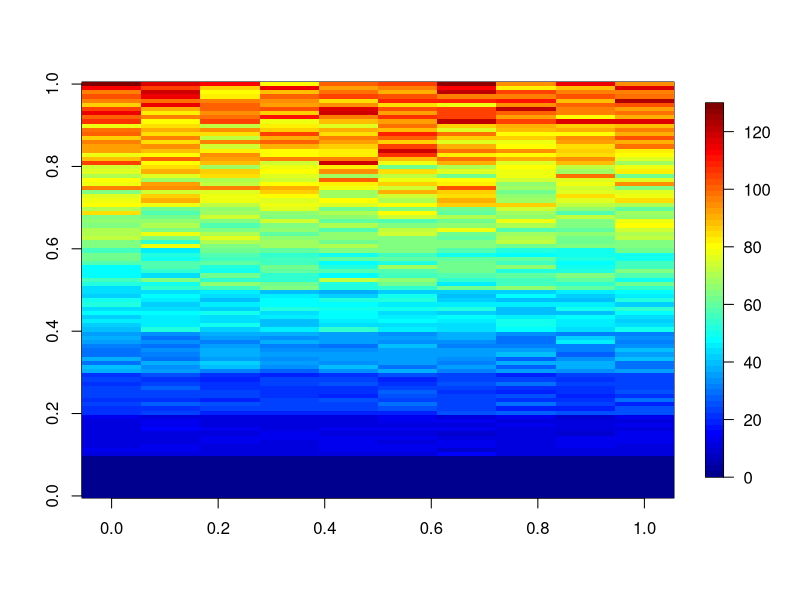
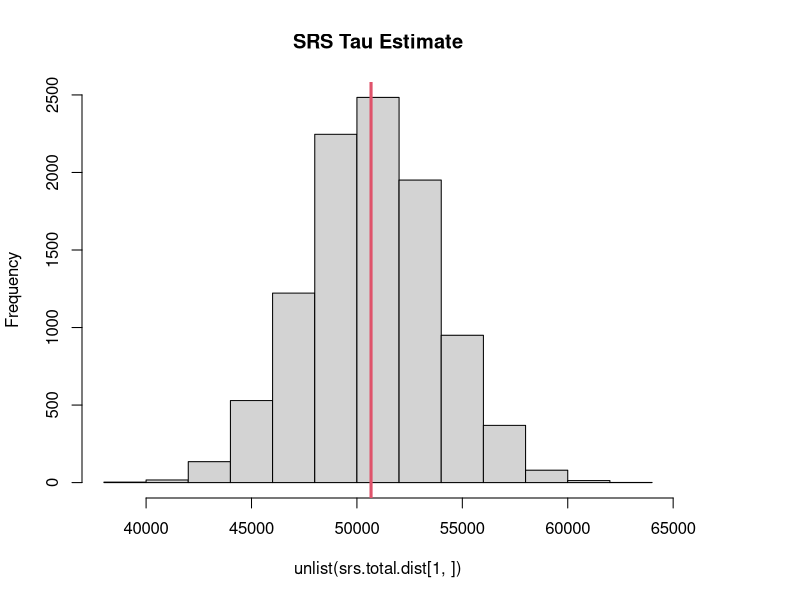
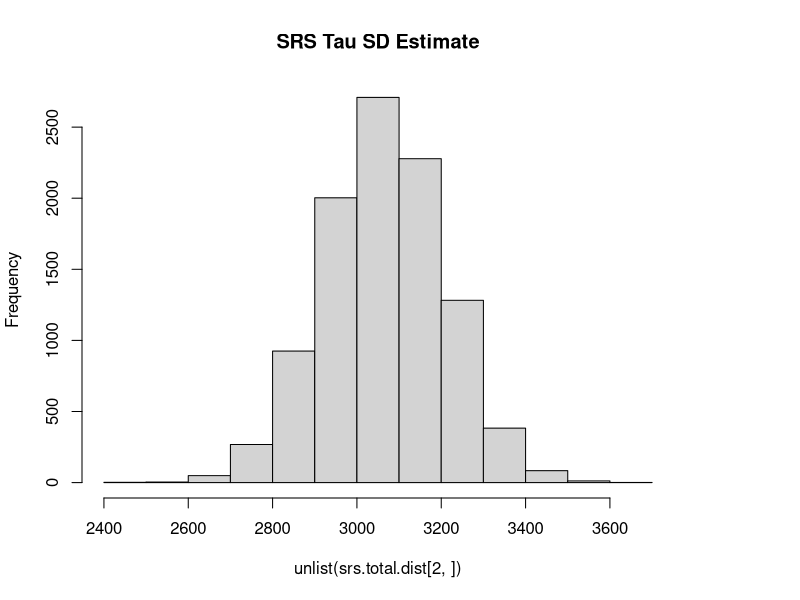

Source code (R) for these figures, in order: (Note: this script raises an error after producing the figures.)
#######################
#
# Compare SRS to Cluster to estimate total population size
#
########################

# Load package - not necessary for exercise

library(fields)

# We are interested in the total population size of fish

# In our system, there are 10 streams that we can divide each into 100 reaches/segments

# Thus, in total there are 10 x 100 sample units in a SRS sense.

# We expect the most deviation to occur across streams, rather than in them. Why is that? I don't know.
# Ask a fishy colleague. But that's our reality!

# We are going to cluster across streams - aggregate segments across streams.


# Simulate a true population
  x.max= 100 # stream reach
  y.max= 10 # streams

# Create matrix
  pop = matrix(0,x.max,y.max)


# Consider each stream has a different mean - thus focing the streams to vary in fish counts
  mu = seq(1,100,length.out=y.max)

# Loop over each stream and draw x.max random values from that specific mean
# log transform the mean and the exponentiate and round to make them counts 
# and to ensure values are never negative
for(j in 1:y.max){
  set.seed(143453543+j)
  pop[,j] = round(exp(rnorm(x.max,log(mu[j]),0.1)),digits=0)
}

# look at our population
pop
fields::image.plot(matrix((data=pop), ncol=100, nrow=10))

# Get true population parameters
  mu = mean(pop)
  mu
  tau = sum(pop)
  tau
  
  
###################################  
# Setup simulation  
  
# Total number of secondary sample units for SRS
  N = x.max*y.max
# Sample size of secondary units for SRS  
  n=100
  
# Total number of clusters  
  N.cluster = x.max
# Sample size of primary units  
  n.cluster = 10

# The same number of total units are sampled that necessitate fish counts - 100  
    
  
  
###################################
# SRS
  
#Number of simulated studies / replicate samples  
n.sim= 10000
  
# Create SRS function  
srs.fun = function(pop){
  
  # Get a sample of indices
  index=sample(1:(x.max*y.max),size=n)
  
  # Use those indices to get our population counts in each sample unit
  y = c(pop)[index]
  
  #Total estimate
  tau.est=mean(y)*N
  
  #Standard deviation of total 
  tau.sd=sqrt(N*(N-n)*(var(y)/n))

  list(tau.est=tau.est,
       tau.sd=tau.sd)
}

#replicate!!!!!
  srs.total.dist=replicate(n.sim, srs.fun(pop))
  
  rownames(srs.total.dist)  
  
hist(unlist(srs.total.dist[1,]),
     main="SRS Tau Estimate")
abline(v=tau,col=2,lwd=3)

hist(unlist(srs.total.dist[2,]),
     main="SRS Tau SD Estimate")
abline(v=sd(y)*N,col=2,lwd=3)
#check for bias on SD of

###################################

# Cluster
cluster.fun = function(pop){
  index=sample(1:x.max,size=n.cluster)
  
  y = pop[index,]

  y.sum = apply(y,1,sum)
  
  
  tau.est=N.cluster*mean(y.sum)

  #Standard deviation of total 
  var.primary= var(y.sum)
  tau.sd = sqrt(N.cluster*(N.cluster-n.cluster)*(var.primary/n.cluster))
  
  list(tau.est=tau.est,
       tau.sd=tau.sd)
    
}

# Replicate!!!!
  cluster.total.dist=replicate(n.sim, cluster.fun(pop))

# tau estimate
  
  # Plot SRS  
  hist(unlist(srs.total.dist[1,]),breaks=20,
         main="Tau Estimate")
  abline(v=tau,col=2,lwd=3)
  # Add plot of Cluster
  hist(unlist(cluster.total.dist[1,]),
       col=grDevices::adjustcolor("red",alpha.f=0.1),
       breaks=20,
       add=TRUE)

  
# SD of tau estimate
  
  # Plot SRS  
  hist(unlist(srs.total.dist[2,]),xlim=c(0,4000),breaks=20,
       main="Tau SD Estimate")
  # Add plot of Cluster
  hist(unlist(cluster.total.dist[2,]),
       col=grDevices::adjustcolor("red",alpha.f=0.1),
       breaks=20,
       add=TRUE)
  
  
  
  
  
#clusters are mostly similar
apply(pop,1,sum)
sd(apply(pop,1,sum))

#compare to population variation
sd(pop)
